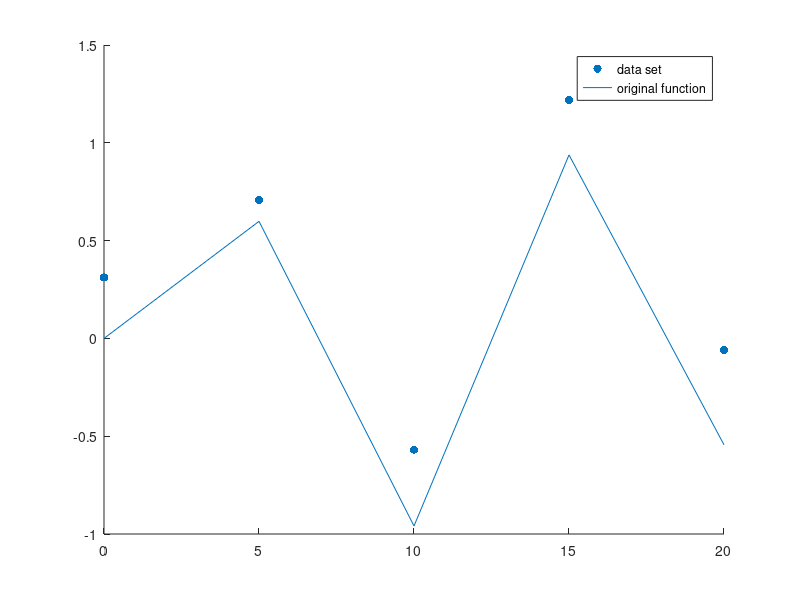
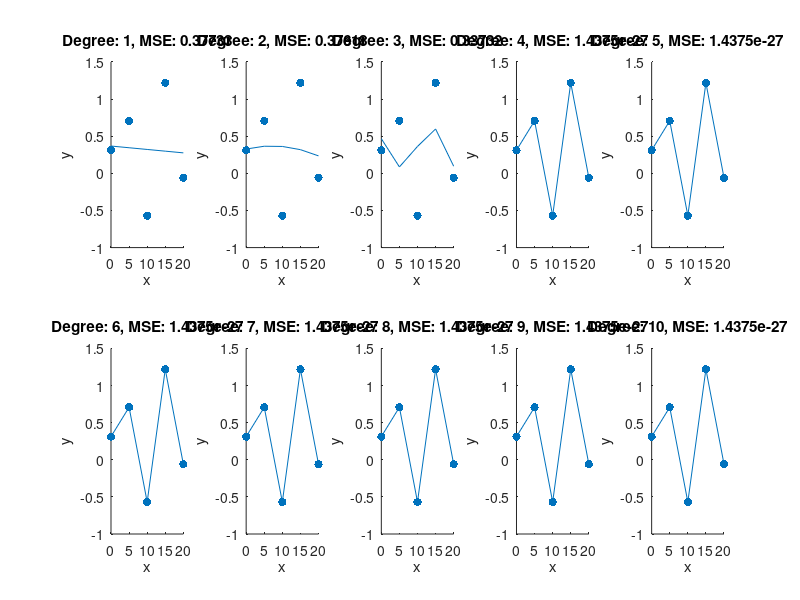

These figures' MATLAB source, in order:
clc 
clear all

n = input('Enter number of samples: ');
d = input('Enter interval spacing: ');
x = 0:d:(n-1)*d;
y = sin(0.5*x)+0.5*(-1+2*rand(1,n));
figure(1);
scatter(x,y,'filled');hold on;
plot(x,sin(0.5*x));
legend('data set','original function');
hold off;
newMSE = zeros(1,10);
figure(2);
for i=1:1:10
    p=polyfit(x,y,i);
    newY = polyval(p,x);
    newMSE(i) = sum((y - polyval(p,x)).^2)/length(y);
    subplot(2,5,i);
    scatter(x,y,'filled');hold on;
    plot(x,newY);
    xlabel('x');
    ylabel('y');
    title(['Degree: ',num2str(i),', ','MSE: ',num2str(newMSE(i))]);
end
